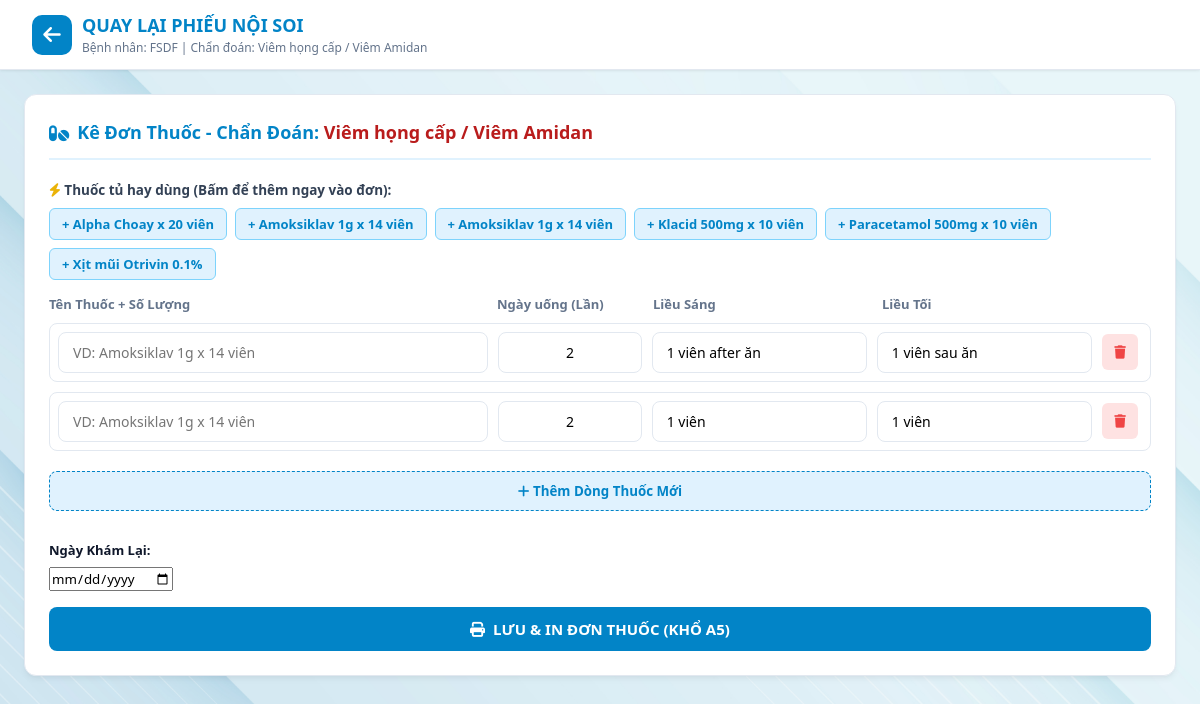
The app's page /donthuoc/4 with its own data.
### tables this page shows
CREATE TABLE patients (
    id INTEGER PRIMARY KEY AUTOINCREMENT,
    full_name TEXT NOT NULL,
    age INTEGER,
    gender TEXT,
    address TEXT,
    symptom TEXT,
    created_at TIMESTAMP DEFAULT CURRENT_TIMESTAMP
);

CREATE TABLE examinations (
    id INTEGER PRIMARY KEY AUTOINCREMENT,
    patient_id INTEGER,
    tai_p TEXT,
    tai_t TEXT,
    mui_p TEXT,
    mui_t TEXT,
    vong_hong TEXT,
    thanh_quan TEXT,
    conclusion TEXT,
    image_1 TEXT,
    image_2 TEXT,
    image_3 TEXT,
    image_4 TEXT,
    hut_mui_days TEXT,
    cham_hong_days TEXT,
    lam_thuoc_tai_days TEXT,
    created_at TIMESTAMP DEFAULT CURRENT_TIMESTAMP,
    FOREIGN KEY (patient_id) REFERENCES patients(id)
);

CREATE TABLE quick_medicines (
    id INTEGER PRIMARY KEY AUTOINCREMENT,
    name TEXT NOT NULL,
    times_per_day TEXT DEFAULT '2',
    morning_dose TEXT DEFAULT '1 viên sau ăn',
    evening_dose TEXT DEFAULT '1 viên sau ăn'
);

### app.py (the view, shortened to what this page needs)
@app.route('/donthuoc/<int:exam_id>', methods=['GET', 'POST'])
def form_donthuoc(exam_id):
    db = get_db()
    exam = db.execute('SELECT * FROM examinations WHERE id = ?', (exam_id,)).fetchone()
    patient = db.execute('SELECT * FROM patients WHERE id = ?', (exam['patient_id'],)).fetchone()
    return render_template(
        'form_donthuoc.html',
        exam=exam,
        patient=patient,
        settings=get_settings(),
        quick_meds=get_quick_medicines()
    )

### app.py (called while the page is built)
def get_db():
    db = getattr(g, '_database', None)
    if db is None:
        db = g._database = sqlite3.connect(app.config['DATABASE'])
        db.row_factory = sqlite3.Row
    return db

@app.teardown_appcontext
def close_connection(exception):
    db = getattr(g, '_database', None)
    if db is not None:
        db.close()

def get_settings():
    db = get_db()
    db.execute('''
        CREATE TABLE IF NOT EXISTS settings (
            key TEXT PRIMARY KEY,
            value TEXT
        )
    ''')
    rows = db.execute('SELECT key, value FROM settings').fetchall()
    return {r['key']: r['value'] for r in rows}

def get_quick_medicines():
    db = get_db()
    db.execute('''
        CREATE TABLE IF NOT EXISTS quick_medicines (
            id INTEGER PRIMARY KEY AUTOINCREMENT,
            name TEXT NOT NULL,
            times_per_day TEXT DEFAULT '2',
            morning_dose TEXT DEFAULT '1 viên sau ăn',
            evening_dose TEXT DEFAULT '1 viên sau ăn'
        )
    ''')
    return db.execute('SELECT * FROM quick_medicines ORDER BY name ASC').fetchall()

### templates/form_donthuoc.html (shortened to what this page needs)
<!DOCTYPE html>
<html lang="vi">
<head>
    <link rel="stylesheet" href="https://cdnjs.cloudflare.com/ajax/libs/font-awesome/6.4.0/css/all.min.css">
    <link rel="stylesheet" href="{{ url_for('static', filename='css/style.css') }}">
</head>
<body>
    <header class="app-header">
        <div class="logo-area">
            <a href="/print/noisoi/{{ exam.id }}" style="text-decoration: none; color: inherit; display: flex; align-items: center; gap: 10px;">
                <div class="logo-icon"><i class="fa-solid fa-arrow-left"></i></div>
                <div class="logo-text">
                    <h1>QUAY LẠI PHIẾU NỘI SOI</h1>
                    <p>Bệnh nhân: {{ patient.full_name }} | Chẩn đoán: {{ exam.conclusion }}</p>
                </div>
            </a>
        </div>
    </header>
    <main class="main-container" style="grid-template-columns: 1fr; max-width: 1000px;">
        <section class="card">
            <div class="card-header">
                <div class="card-title">
                    <i class="fa-solid fa-pills"></i>
                    <span>Kê Đơn Thuốc - Chẩn Đoán: <b style="color: #b91c1c;">{{ exam.conclusion }}</b></span>
                </div>
            </div>
            <div style="margin-bottom: 15px;">
                <label style="font-weight: bold; font-size: 13.5px; color: #334155; display: block; margin-bottom: 6px;">
                    <i class="fa-solid fa-bolt" style="color: #eab308;"></i> Thuốc tủ hay dùng (Bấm để thêm ngay vào đơn):
                </label>
                <div class="quick-tags" style="display: flex; flex-wrap: wrap; gap: 8px;">
                    {% if quick_meds %}
                        {% for m in quick_meds %}
                        <button type="button" class="tag-btn"
                                onclick="addMedRow('{{ m.name }}', '{{ m.times_per_day }}', '{{ m.morning_dose }}', '{{ m.evening_dose }}')"
                                style="background: #e0f2fe; color: #0284c7; border: 1px solid #7dd3fc; padding: 6px 12px; border-radius: 6px; font-weight: 600; font-size: 13px; cursor: pointer;">
                            + {{ m.name }}
                        </button>
                        {% endfor %}
                    {% else %}
                        <span style="font-size: 13px; color: #64748b; font-style: italic;">Chưa có thuốc nhanh. Bác sĩ có thể thêm trong Tab Cài Đặt.</span>
                    {% endif %}
                </div>
            </div>
            <form action="/donthuoc/{{ exam.id }}" method="POST" id="prescriptionForm">
                <div style="display: grid; grid-template-columns: 3fr 1fr 1.5fr 1.5fr 40px; gap: 10px; font-weight: bold; font-size: 13px; margin-bottom: 8px; color: var(--text-muted);">
                    <div>Tên Thuốc + Số Lượng</div>
                    <div>Ngày uống (Lần)</div>
                    <div>Liều Sáng</div>
                    <div>Liều Tối</div>
                    <div></div>
                </div>
                <div id="med-list-container"></div>
                <button type="button" onclick="addMedRow('', '2', '1 viên', '1 viên')" style="background: var(--primary-light); color: var(--primary-color); border: 1px dashed var(--primary-color); padding: 10px; width: 100%; border-radius: 8px; font-weight: bold; cursor: pointer; margin: 10px 0;">
                    <i class="fa-solid fa-plus"></i> Thêm Dòng Thuốc Mới
                </button>
                <div class="form-group" style="margin-top: 20px; width: 300px;">
                    <label>Ngày Khám Lại:</label>
                    <input type="date" name="re_exam_date" id="re_exam_date">
                </div>
                <button type="submit" class="btn-submit" style="margin-top: 15px;">
                    <i class="fa-solid fa-print"></i>
                    <span>LƯU & IN ĐƠN THUỐC (KHỔ A5)</span>
                </button>
            </form>
        </section>
    </main>
</body>
</html>

### static/css/style.css (style rules this page uses)
:root { --primary-color: #0284c7; --primary-hover: #0369a1; --primary-light: #e0f2fe; --bg-main: #f8fafc; --card-bg: #ffffff; --text-main: #0f172a; --text-muted: #64748b; --border-color: #e2e8f0; --shadow-sm: 0 1px 3px rgba(0,0,0,0.05), 0 1px 2px rgba(0,0,0,0.03); --shadow-md: 0 4px 6px -1px rgba(0,0,0,0.05), 0 2px 4px -1px rgba(0,0,0,0.03); --shadow-lg: 0 10px 15px -3px rgba(0,0,0,0.05), 0 4px 6px -2px rgba(0,0,0,0.02); --radius: 12px; }
* { box-sizing: border-box; margin: 0; padding: 0; font-family: 'Segoe UI', Roboto, Helvetica, Arial, sans-serif; }
body { background: url('../images/bg-medical.jpg') no-repeat center center fixed; background-size: cover; color: var(--text-main); line-height: 1.5; min-height: 100vh; }
.app-header { background: var(--card-bg); border-bottom: 1px solid var(--border-color); padding: 12px 32px; display: flex; justify-content: space-between; align-items: center; box-shadow: var(--shadow-sm); position: sticky; top: 0; z-index: 100; }
.main-container { max-width: 1450px !important; margin: 20px auto; padding: 0 20px; }
.logo-area { display: flex; align-items: center; gap: 12px; }
.logo-icon { background: var(--primary-color); color: white; width: 40px; height: 40px; border-radius: 10px; display: flex; align-items: center; justify-content: center; font-size: 20px; font-weight: bold; }
.logo-text h1 { font-size: 18px; color: var(--primary-color); font-weight: 700; }
.logo-text p { font-size: 12px; color: var(--text-muted); }
.main-container { max-width: 1400px; margin: 24px auto; padding: 0 24px; display: grid; grid-template-columns: 420px 1fr; gap: 24px; }
.card { background: var(--card-bg); border-radius: var(--radius); border: 1px solid var(--border-color); box-shadow: var(--shadow-md); padding: 24px; }
.card-header { display: flex; justify-content: space-between; align-items: center; margin-bottom: 20px; padding-bottom: 12px; border-bottom: 2px solid var(--primary-light); }
.card-title { font-size: 18px; font-weight: 600; color: var(--primary-color); display: flex; align-items: center; gap: 8px; }
.form-group { margin-bottom: 16px; }
label { display: block; font-size: 13px; font-weight: 600; margin-bottom: 6px; color: var(--text-main); }
.quick-tags { display: flex; flex-wrap: wrap; gap: 6px; margin-top: 8px; }
.tag-btn { background: var(--primary-light); color: var(--primary-color); border: none; padding: 4px 10px; border-radius: 20px; font-size: 11px; font-weight: 600; cursor: pointer; transition: all 0.15s ease; }
.btn-submit { width: 100%; background: var(--primary-color); color: white; border: none; padding: 12px; border-radius: 8px; font-size: 15px; font-weight: 600; cursor: pointer; transition: background 0.2s ease; display: flex; align-items: center; justify-content: center; gap: 8px; margin-top: 10px; }

### records on screen
patients: full_name "FSDF"
examinations: conclusion "Viêm họng cấp / Viêm Amidan"
quick_medicines: name "Alpha Choay x 20 viên"
quick_medicines: name "Amoksiklav 1g x 14 viên"
quick_medicines: name "Amoksiklav 1g x 14 viên"
quick_medicines: name "Klacid 500mg x 10 viên"
quick_medicines: name "Paracetamol 500mg x 10 viên"
quick_medicines: name "Xịt mũi Otrivin 0.1%"
